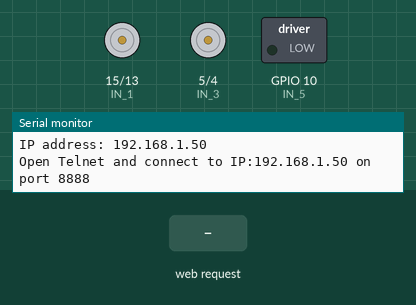
The sketch below on a simulated ESP8266 (NodeMCU). On the bench: motor-driver pin pairs drawn as motors (green arrow = first pin HIGH = forward, orange = second pin HIGH = backward, longer = more drive, scaled by the enable pin), switched loads named in the sketch (green lamp = pin HIGH), the last lines printed to the serial monitor. The inputs (shaded band) are chosen by the test bench. WiFi joins after 1.5 s; servers stay silent unless stated.

Above: at 3.2 s.
3.3 s: HTTP request GET /A received
At 4.3 s:
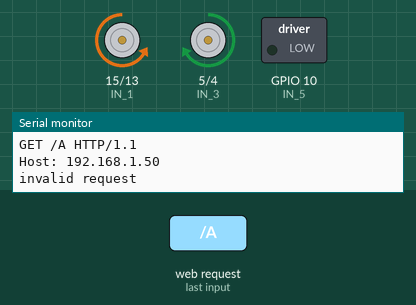
4.8 s: HTTP request GET /W received
At 5.5 s:
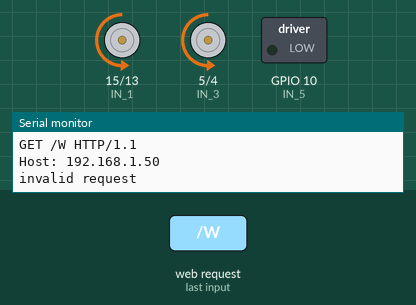
6.3 s: HTTP request GET /S received
At 6.7 s:
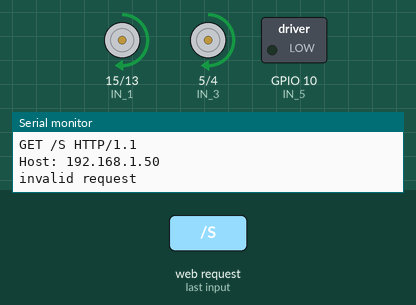
7.8 s: HTTP request GET /D received
At 9.0 s:
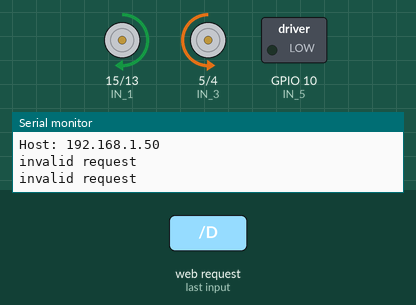
9.3 s: HTTP request GET /A received
At 10.2 s:
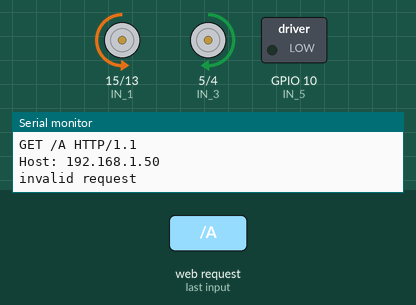
Timing chart, 0 to 11.8 s (numbered marks = the images above; inputs shaded):
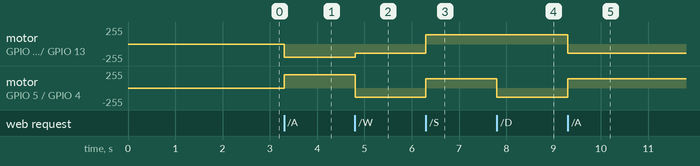

Measured:
- after the input at 3.3 s, motor on GPIO 15 (IN_1) / GPIO 13 (IN_2): stopped → backward 199/255 at once; motor on GPIO 5 (IN_3) / GPIO 4 (IN_4): stopped → forward 199/255 at once
- after the input at 4.8 s, motor on GPIO 15 (IN_1) / GPIO 13 (IN_2): backward 199/255 → backward 137/255 at once; motor on GPIO 5 (IN_3) / GPIO 4 (IN_4): forward 199/255 → backward 137/255 at once
- after the input at 6.3 s, motor on GPIO 15 (IN_1) / GPIO 13 (IN_2), motor on GPIO 5 (IN_3) / GPIO 4 (IN_4): backward 137/255 → forward 137/255 at once
- after the input at 7.8 s, motor on GPIO 5 (IN_3) / GPIO 4 (IN_4): forward 137/255 → backward 137/255 at once
- after the input at 9.3 s, motor on GPIO 15 (IN_1) / GPIO 13 (IN_2): forward 137/255 → backward 137/255 at once; motor on GPIO 5 (IN_3) / GPIO 4 (IN_4): backward 137/255 → forward 137/255 at once

The sketch:

CARRITO.ino
```cpp
#include <ESP8266WiFi.h>

#define ENA   14          // Enable/speed motors Right        GPIO14(D5)
#define ENB   12          // Enable/speed motors Left         GPIO12(D6)
#define IN_1  15          // L298N in1 motors Right           GPIO15(D8)
#define IN_2  13          // L298N in2 motors Right           GPIO13(D7)
#define IN_3  5           // L298N in3 motors Left            GPIO2(D4)
#define IN_4  4           // L298N in4 motors Left            GPIO0(D3)
#define IN_5  10           // L298N in4 motors Left            GPIO0(D3)

String command;             //String to store app command state.
int speedCar = 800;         // 400 - 1023.
int speed_Coeff = 3;

#define SendKey 0  //Button to send data Flash BTN on NodeMCU

int port = 8888;  //Port number
WiFiServer server(port);

//Server connect to WiFi Network
const char *ssid = "WLAN";  //Enter your wifi SSID
const char *password = "ABCDE7485";  //Enter your wifi Password

int count=0;
//=======================================================================
//                    Power on setup
//=======================================================================
void setup()
{
 pinMode(ENA, OUTPUT);
 pinMode(ENB, OUTPUT);
 pinMode(IN_1, OUTPUT);
 pinMode(IN_2, OUTPUT);
 pinMode(IN_3, OUTPUT);
 pinMode(IN_4, OUTPUT);
 pinMode(IN_5, OUTPUT);
  Serial.begin(115200);
  pinMode(SendKey,INPUT_PULLUP);  //Btn to send data
  Serial.println();

  WiFi.mode(WIFI_STA);
  WiFi.begin(ssid, password); //Connect to wifi

  // Wait for connection
  Serial.println("Connecting to Wifi");
  while (WiFi.status() != WL_CONNECTED) {
    delay(500);
    Serial.print(".");
    delay(500);
  }

  Serial.println("");
  Serial.print("Connected to ");
  Serial.println(ssid);

  Serial.print("IP address: ");
  Serial.println(WiFi.localIP());
  server.begin();
  Serial.print("Open Telnet and connect to IP:");
  Serial.print(WiFi.localIP());
  Serial.print(" on port ");
  Serial.println(port);
}
//=======================================================================
//                    Movimientos
//=======================================================================
void goAhead(){

      digitalWrite(IN_1, LOW);
      digitalWrite(IN_2, HIGH);
      analogWrite(ENA, speedCar);

      digitalWrite(IN_3, LOW);
      digitalWrite(IN_4, HIGH);
      analogWrite(ENB, speedCar);
  }

void goBack(){

      digitalWrite(IN_1, HIGH);
      digitalWrite(IN_2, LOW);
      analogWrite(ENA, speedCar);

      digitalWrite(IN_3, HIGH);
      digitalWrite(IN_4, LOW);
      analogWrite(ENB, speedCar);
  }

void goRight(){

      digitalWrite(IN_1, HIGH);
      digitalWrite(IN_2, LOW);
      analogWrite(ENA, speedCar);

      digitalWrite(IN_3, LOW);
      digitalWrite(IN_4, HIGH);
      analogWrite(ENB, speedCar);
  }

void goLeft(){

      digitalWrite(IN_1, LOW);
      digitalWrite(IN_2, HIGH);
      analogWrite(ENA, speedCar);

      digitalWrite(IN_3, HIGH);
      digitalWrite(IN_4, LOW);
      analogWrite(ENB, speedCar);
  }

void goAheadRight(){

      digitalWrite(IN_1, LOW);
      digitalWrite(IN_2, HIGH);
      analogWrite(ENA, speedCar/speed_Coeff);

      digitalWrite(IN_3, LOW);
      digitalWrite(IN_4, HIGH);
      analogWrite(ENB, speedCar);
   }

void goAheadLeft(){

      digitalWrite(IN_1, LOW);
      digitalWrite(IN_2, HIGH);
      analogWrite(ENA, speedCar);

      digitalWrite(IN_3, LOW);
      digitalWrite(IN_4, HIGH);
      analogWrite(ENB, speedCar/speed_Coeff);
  }

void goBackRight(){

      digitalWrite(IN_1, HIGH);
      digitalWrite(IN_2, LOW);
      analogWrite(ENA, speedCar/speed_Coeff);

      digitalWrite(IN_3, HIGH);
      digitalWrite(IN_4, LOW);
      analogWrite(ENB, speedCar);
  }

void goBackLeft(){

      digitalWrite(IN_1, HIGH);
      digitalWrite(IN_2, LOW);
      analogWrite(ENA, speedCar);

      digitalWrite(IN_3, HIGH);
      digitalWrite(IN_4, LOW);
      analogWrite(ENB, speedCar/speed_Coeff);
  }

void stopRobot(){

      digitalWrite(IN_1, LOW);
      digitalWrite(IN_2, LOW);
      analogWrite(ENA, speedCar);

      digitalWrite(IN_3, LOW);
      digitalWrite(IN_4, LOW);
      analogWrite(ENB, speedCar);
 }


//=======================================================================
//                    Loop
//=======================================================================

//=======================================================================
//                    Loop
//=======================================================================

void loop()
{
  WiFiClient client = server.available();

  if (client) {
    if(client.connected())
    {
      Serial.println("Client Connected");
    }

    while(client.connected()){
      while(client.available()>0){
        // read data from the connected client
       // Serial.write(client.read());
       String command = client.readStringUntil('\r');
       Serial.println(command);
       client.flush();

  if (command.indexOf("A") != -1)
  {
  digitalWrite(IN_5, LOW);
  goLeft();
  }
  else if (command.indexOf("W") != -1)
  {
  digitalWrite(IN_5, LOW);
   goAhead();
  }
  else if (command.indexOf("S") != -1)
  {
  digitalWrite(IN_5, LOW);
   goBack();
  }
  else if (command.indexOf("D") != -1)
  {
  digitalWrite(IN_5, LOW);
   goRight();
  }
    else if (command.indexOf("0") != -1)
  {
   speedCar = 550;
  }
    else if (command.indexOf("1") != -1)
  {
   speedCar = 750;
  }
    else if (command.indexOf("2") != -1)
  {
   speedCar = 890;
  }
    else if (command.indexOf("3") != -1)
  {
   speedCar = 1023;
  }
  else if (command.indexOf("E") != -1)
  {
   stopRobot();
   digitalWrite(IN_5, HIGH);

  }
  else
  {
    Serial.println("invalid request");
  }


      }
      //Send Data to connected client

    }
    client.stop();
    Serial.println("Client disconnected");
  }
}
//=======================================================================
```
